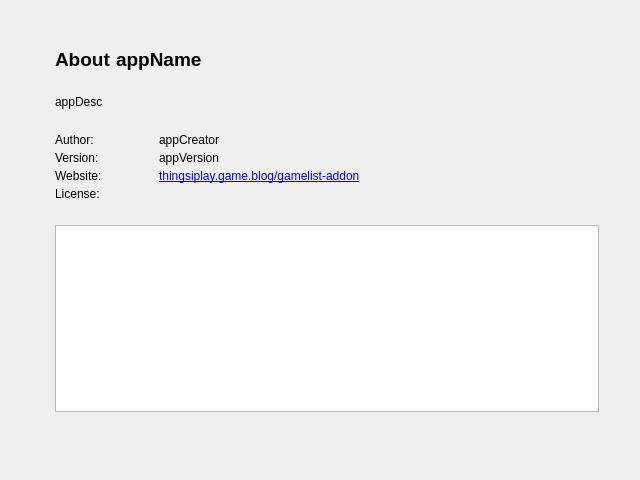
<?xml version="1.0" encoding="UTF-8"?>
<ui version="4.0">
 <class>dialog_about</class>
 <widget class="QDialog" name="dialog_about">
  <property name="windowModality">
   <enum>Qt::ApplicationModal</enum>
  </property>
  <property name="geometry">
   <rect>
    <x>0</x>
    <y>0</y>
    <width>640</width>
    <height>480</height>
   </rect>
  </property>
  <property name="sizePolicy">
   <sizepolicy hsizetype="Preferred" vsizetype="Fixed">
    <horstretch>0</horstretch>
    <verstretch>0</verstretch>
   </sizepolicy>
  </property>
  <property name="minimumSize">
   <size>
    <width>640</width>
    <height>480</height>
   </size>
  </property>
  <property name="maximumSize">
   <size>
    <width>640</width>
    <height>480</height>
   </size>
  </property>
  <property name="baseSize">
   <size>
    <width>640</width>
    <height>480</height>
   </size>
  </property>
  <property name="windowTitle">
   <string>About</string>
  </property>
  <property name="modal">
   <bool>true</bool>
  </property>
  <layout class="QGridLayout" name="gridLayout_3">
   <property name="leftMargin">
    <number>32</number>
   </property>
   <property name="topMargin">
    <number>32</number>
   </property>
   <property name="rightMargin">
    <number>32</number>
   </property>
   <property name="bottomMargin">
    <number>32</number>
   </property>
   <property name="horizontalSpacing">
    <number>16</number>
   </property>
   <property name="verticalSpacing">
    <number>19</number>
   </property>
   <item row="0" column="0">
    <widget class="QLabel" name="label_2">
     <property name="sizePolicy">
      <sizepolicy hsizetype="Maximum" vsizetype="Preferred">
       <horstretch>0</horstretch>
       <verstretch>0</verstretch>
      </sizepolicy>
     </property>
     <property name="text">
      <string/>
     </property>
     <property name="pixmap">
      <pixmap resource="images.qrc">:/Icons/img/winkemojis-wink.svg</pixmap>
     </property>
     <property name="alignment">
      <set>Qt::AlignLeading|Qt::AlignLeft|Qt::AlignTop</set>
     </property>
    </widget>
   </item>
   <item row="0" column="1" rowspan="2" colspan="4">
    <widget class="QFrame" name="frame">
     <property name="frameShape">
      <enum>QFrame::NoFrame</enum>
     </property>
     <property name="frameShadow">
      <enum>QFrame::Plain</enum>
     </property>
     <layout class="QGridLayout" name="gridLayout_2">
      <property name="leftMargin">
       <number>0</number>
      </property>
      <property name="topMargin">
       <number>16</number>
      </property>
      <property name="bottomMargin">
       <number>0</number>
      </property>
      <item row="0" column="0">
       <layout class="QVBoxLayout" name="verticalLayout">
        <property name="spacing">
         <number>24</number>
        </property>
        <item>
         <layout class="QGridLayout" name="gridLayout_4">
          <property name="horizontalSpacing">
           <number>0</number>
          </property>
          <item row="0" column="0">
           <widget class="QLabel" name="label">
            <property name="sizePolicy">
             <sizepolicy hsizetype="Fixed" vsizetype="Preferred">
              <horstretch>0</horstretch>
              <verstretch>0</verstretch>
             </sizepolicy>
            </property>
            <property name="font">
             <font>
              <pointsize>14</pointsize>
              <weight>75</weight>
              <bold>true</bold>
             </font>
            </property>
            <property name="text">
             <string>About </string>
            </property>
            <property name="textFormat">
             <enum>Qt::AutoText</enum>
            </property>
           </widget>
          </item>
          <item row="0" column="1">
           <widget class="QLabel" name="l_appname">
            <property name="font">
             <font>
              <pointsize>14</pointsize>
              <weight>75</weight>
              <bold>true</bold>
             </font>
            </property>
            <property name="cursor">
             <cursorShape>IBeamCursor</cursorShape>
            </property>
            <property name="text">
             <string>appName</string>
            </property>
            <property name="textFormat">
             <enum>Qt::AutoText</enum>
            </property>
            <property name="textInteractionFlags">
             <set>Qt::LinksAccessibleByMouse|Qt::TextSelectableByMouse</set>
            </property>
           </widget>
          </item>
         </layout>
        </item>
        <item>
         <widget class="QLabel" name="l_appdesc">
          <property name="cursor">
           <cursorShape>IBeamCursor</cursorShape>
          </property>
          <property name="lineWidth">
           <number>0</number>
          </property>
          <property name="text">
           <string>appDesc</string>
          </property>
          <property name="alignment">
           <set>Qt::AlignLeading|Qt::AlignLeft|Qt::AlignTop</set>
          </property>
          <property name="wordWrap">
           <bool>true</bool>
          </property>
          <property name="textInteractionFlags">
           <set>Qt::LinksAccessibleByMouse|Qt::TextSelectableByMouse</set>
          </property>
         </widget>
        </item>
        <item>
         <layout class="QGridLayout" name="gridLayout">
          <property name="verticalSpacing">
           <number>4</number>
          </property>
          <item row="4" column="0">
           <widget class="QLabel" name="label_3">
            <property name="sizePolicy">
             <sizepolicy hsizetype="Fixed" vsizetype="Preferred">
              <horstretch>0</horstretch>
              <verstretch>0</verstretch>
             </sizepolicy>
            </property>
            <property name="text">
             <string>Website:</string>
            </property>
           </widget>
          </item>
          <item row="3" column="2">
           <widget class="QLabel" name="l_appversion">
            <property name="cursor">
             <cursorShape>IBeamCursor</cursorShape>
            </property>
            <property name="text">
             <string>appVersion</string>
            </property>
            <property name="textInteractionFlags">
             <set>Qt::LinksAccessibleByMouse|Qt::TextSelectableByMouse</set>
            </property>
           </widget>
          </item>
          <item row="3" column="0">
           <widget class="QLabel" name="label_5">
            <property name="sizePolicy">
             <sizepolicy hsizetype="Fixed" vsizetype="Preferred">
              <horstretch>0</horstretch>
              <verstretch>0</verstretch>
             </sizepolicy>
            </property>
            <property name="text">
             <string>Version:</string>
            </property>
            <property name="alignment">
             <set>Qt::AlignLeading|Qt::AlignLeft|Qt::AlignTop</set>
            </property>
           </widget>
          </item>
          <item row="0" column="2">
           <widget class="QLabel" name="l_appcreator">
            <property name="cursor">
             <cursorShape>IBeamCursor</cursorShape>
            </property>
            <property name="text">
             <string>appCreator</string>
            </property>
            <property name="textInteractionFlags">
             <set>Qt::LinksAccessibleByMouse|Qt::TextSelectableByMouse</set>
            </property>
           </widget>
          </item>
          <item row="0" column="0">
           <widget class="QLabel" name="label_4">
            <property name="sizePolicy">
             <sizepolicy hsizetype="Fixed" vsizetype="Preferred">
              <horstretch>0</horstretch>
              <verstretch>0</verstretch>
             </sizepolicy>
            </property>
            <property name="minimumSize">
             <size>
              <width>80</width>
              <height>0</height>
             </size>
            </property>
            <property name="text">
             <string>Author:</string>
            </property>
            <property name="alignment">
             <set>Qt::AlignLeading|Qt::AlignLeft|Qt::AlignTop</set>
            </property>
           </widget>
          </item>
          <item row="5" column="0">
           <widget class="QLabel" name="label_6">
            <property name="sizePolicy">
             <sizepolicy hsizetype="Fixed" vsizetype="Preferred">
              <horstretch>0</horstretch>
              <verstretch>0</verstretch>
             </sizepolicy>
            </property>
            <property name="text">
             <string>License:</string>
            </property>
            <property name="alignment">
             <set>Qt::AlignLeading|Qt::AlignLeft|Qt::AlignTop</set>
            </property>
           </widget>
          </item>
          <item row="4" column="2">
           <widget class="QLabel" name="l_link">
            <property name="cursor">
             <cursorShape>PointingHandCursor</cursorShape>
            </property>
            <property name="text">
             <string>&lt;a href=&quot;https://thingsiplay.game.blog/gamelist-addon/&quot;&gt;thingsiplay.game.blog/gamelist-addon&lt;/a&gt;</string>
            </property>
            <property name="textFormat">
             <enum>Qt::RichText</enum>
            </property>
            <property name="openExternalLinks">
             <bool>true</bool>
            </property>
            <property name="textInteractionFlags">
             <set>Qt::LinksAccessibleByMouse|Qt::TextSelectableByKeyboard|Qt::TextSelectableByMouse</set>
            </property>
           </widget>
          </item>
         </layout>
        </item>
        <item>
         <widget class="QPlainTextEdit" name="pte_applicense">
          <property name="cursor" stdset="0">
           <cursorShape>IBeamCursor</cursorShape>
          </property>
          <property name="frameShape">
           <enum>QFrame::StyledPanel</enum>
          </property>
          <property name="frameShadow">
           <enum>QFrame::Sunken</enum>
          </property>
          <property name="readOnly">
           <bool>true</bool>
          </property>
         </widget>
        </item>
        <item>
         <spacer name="verticalSpacer">
          <property name="orientation">
           <enum>Qt::Vertical</enum>
          </property>
          <property name="sizeHint" stdset="0">
           <size>
            <width>20</width>
            <height>40</height>
           </size>
          </property>
         </spacer>
        </item>
       </layout>
      </item>
     </layout>
    </widget>
   </item>
  </layout>
 </widget>
 <resources>
  <include location="images.qrc"/>
 </resources>
 <connections/>
</ui>
